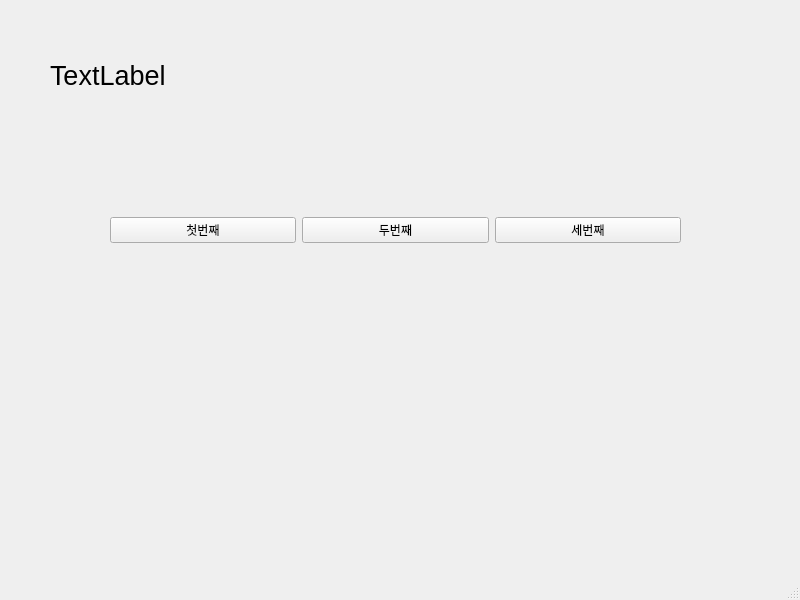
<?xml version="1.0" encoding="UTF-8"?>
<ui version="4.0">
 <class>MainWindow</class>
 <widget class="QMainWindow" name="MainWindow">
  <property name="geometry">
   <rect>
    <x>0</x>
    <y>0</y>
    <width>800</width>
    <height>600</height>
   </rect>
  </property>
  <property name="windowTitle">
   <string>MainWindow</string>
  </property>
  <widget class="QWidget" name="centralwidget">
   <widget class="QWidget" name="horizontalLayoutWidget">
    <property name="geometry">
     <rect>
      <x>110</x>
      <y>160</y>
      <width>571</width>
      <height>141</height>
     </rect>
    </property>
    <layout class="QHBoxLayout" name="horizontalLayout">
     <item>
      <widget class="QPushButton" name="pushButton">
       <property name="text">
        <string>첫번째</string>
       </property>
      </widget>
     </item>
     <item>
      <widget class="QPushButton" name="pushButton_2">
       <property name="text">
        <string>두번째</string>
       </property>
      </widget>
     </item>
     <item>
      <widget class="QPushButton" name="pushButton_3">
       <property name="text">
        <string>세번째</string>
       </property>
      </widget>
     </item>
    </layout>
   </widget>
   <widget class="QLabel" name="label">
    <property name="geometry">
     <rect>
      <x>50</x>
      <y>50</y>
      <width>351</width>
      <height>51</height>
     </rect>
    </property>
    <property name="font">
     <font>
      <pointsize>20</pointsize>
     </font>
    </property>
    <property name="text">
     <string>TextLabel</string>
    </property>
   </widget>
  </widget>
  <widget class="QMenuBar" name="menubar">
   <property name="geometry">
    <rect>
     <x>0</x>
     <y>0</y>
     <width>800</width>
     <height>21</height>
    </rect>
   </property>
  </widget>
  <widget class="QStatusBar" name="statusbar"/>
 </widget>
 <resources/>
 <connections>
  <connection>
   <sender>pushButton</sender>
   <signal>clicked()</signal>
   <receiver>MainWindow</receiver>
   <slot>firstClick()</slot>
   <hints>
    <hint type="sourcelabel">
     <x>240</x>
     <y>249</y>
    </hint>
    <hint type="destinationlabel">
     <x>218</x>
     <y>281</y>
    </hint>
   </hints>
  </connection>
  <connection>
   <sender>pushButton_2</sender>
   <signal>clicked()</signal>
   <receiver>MainWindow</receiver>
   <slot>secondClick()</slot>
   <hints>
    <hint type="sourcelabel">
     <x>360</x>
     <y>252</y>
    </hint>
    <hint type="destinationlabel">
     <x>372</x>
     <y>290</y>
    </hint>
   </hints>
  </connection>
  <connection>
   <sender>pushButton_3</sender>
   <signal>clicked()</signal>
   <receiver>MainWindow</receiver>
   <slot>thirdClick()</slot>
   <hints>
    <hint type="sourcelabel">
     <x>582</x>
     <y>253</y>
    </hint>
    <hint type="destinationlabel">
     <x>574</x>
     <y>286</y>
    </hint>
   </hints>
  </connection>
 </connections>
 <slots>
  <slot>firstClick()</slot>
  <slot>secondClick()</slot>
  <slot>thirdClick()</slot>
 </slots>
</ui>
